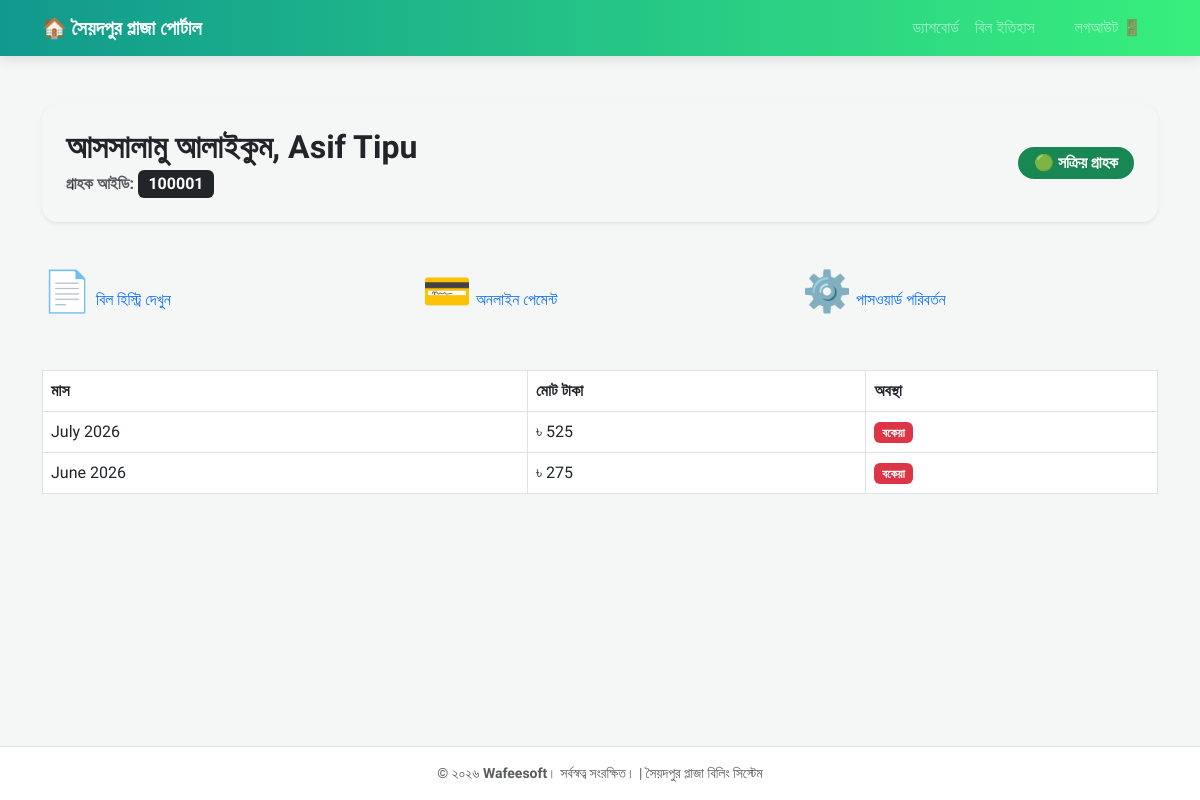
The app's page /customer/portal/dashboard (signed in) with its own data.
### tables this page shows
CREATE TABLE "bills" (
	"id"	INTEGER,
	"bill_no"	TEXT,
	"customer_id"	INTEGER,
	"meter_no"	TEXT,
	"owner_name"	TEXT,
	"bill_month"	TEXT,
	"plaza_name"	TEXT,
	"floor_no"	TEXT,
	"block_no"	TEXT,
	"shop_no"	TEXT,
	"bill_issue_date"	TEXT,
	"due_date"	TEXT NOT NULL,
	"curr_reading_date"	TEXT,
	"prev_reading_date"	TEXT,
	"current_reading"	REAL DEFAULT 0.0,
	"previous_reading"	REAL DEFAULT 0.0,
	"units_consumed"	REAL DEFAULT 0.0,
	"energy_charge"	REAL DEFAULT 0.0,
	"demand_charge"	REAL DEFAULT 0.0,
	"misc_charge"	REAL DEFAULT 0.0,
	"principal_amount"	REAL DEFAULT 0.0,
	"vat"	REAL DEFAULT 0.0,
	"current_month_total"	REAL DEFAULT 0.0,
	"arrears"	REAL DEFAULT 0.0,
	"total_payable"	INTEGER,
	"late_fee"	REAL DEFAULT 0.0,
	"total_payable_after_due"	INTEGER,
	"note_1"	TEXT,
	"note_2"	TEXT,
	"note_3"	TEXT,
	"is_locked"	INTEGER DEFAULT 0,
	"status"	TEXT DEFAULT 'Unpaid',
	"paid_amount"	REAL DEFAULT 0.0,
	"payment_date"	TEXT,
	"payment_method"	TEXT,
	"received_by"	TEXT,
	"prepared_by"	TEXT,
	PRIMARY KEY("id" AUTOINCREMENT),
	FOREIGN KEY("customer_id") REFERENCES "customers"("customer_id")
);

### app.py (the view)
@app.route('/customer/portal/dashboard')
def customer_dashboard():
    if 'customer_id' not in session:
        return redirect(url_for('customer_login'))
    conn = get_db_connection()
    c_id = session['customer_id']
    cust = conn.execute('SELECT * FROM customers WHERE customer_id=?', (c_id,)).fetchone()
    bills = conn.execute('SELECT * FROM bills WHERE customer_id=? ORDER BY id DESC', (c_id,)).fetchall()
    conn.close()
    return render_template('customer_dashboard.html',
                           id=c_id,
                           name=session['customer_name'],
                           cust=cust,
                           bills=bills)

### app.py (called while the page is built)
def get_db_connection():
    conn = sqlite3.connect(DB_PATH)
    conn.row_factory = sqlite3.Row
    return conn

@app.context_processor
def inject_user_role():
    username = session.get('username', 'Guest')
    user_role = session.get('user_role', 'None')
    return dict(username=username, user_role=user_role)

### templates/customer_dashboard.html (shortened to what this page needs)
{% extends 'customer_layout.html' %}
{% block content %}
<div class="welcome-card shadow-sm border-0 rounded-4 p-4 mt-4">
    <div class="row align-items-center">
        <div class="col-md-8">
            <h2 class="fw-bold text-dark mb-1">আসসালামু আলাইকুম, {{ name }}</h2>
            <p class="text-muted mb-0 fw-semibold">গ্রাহক আইডি: <span class="badge bg-dark fs-6">{{ id }}</span></p>
        </div>
        <div class="col-md-4 text-md-end mt-3 mt-md-0">
            {% if cust and cust.connection_status == 'Active' %}
                <span class="badge bg-success p-2 px-3 fs-6 rounded-pill">🟢 সক্রিয় গ্রাহক</span>
            {% else %}
                <span class="badge bg-danger p-2 px-3 fs-6 rounded-pill">🔴 সংযোগ বিচ্ছিন্ন</span>
            {% endif %}
        </div>
    </div>
</div>
<div class="row g-4 mt-3 mb-5">
    <div class="col-md-4">
        <a href="{{ url_for('customer_view_bills') }}" class="portal-btn btn-view-bill text-decoration-none">
            <span class="fs-1">📄</span>
            <span>বিল হিস্ট্রি দেখুন</span>
        </a>
    </div>
    <div class="col-md-4">
        <a href="{{ url_for('payment_portal') }}" class="portal-btn btn-pay-bill text-decoration-none">
            <span class="fs-1">💳</span>
            <span>অনলাইন পেমেন্ট</span>
        </a>
    </div>
    <div class="col-md-4">
        <a href="{{ url_for('customer_change_password') }}" class="portal-btn btn-settings text-decoration-none">
            <span class="fs-1">⚙️</span>
            <span>পাসওয়ার্ড পরিবর্তন</span>
        </a>
    </div>
</div>
<table class="table table-bordered">
    <thead>
        <tr>
            <th>মাস</th>
            <th>মোট টাকা</th>
            <th>অবস্থা</th>
        </tr>
    </thead>
    <tbody>
        {% for bill in bills %}
        <tr>
            <td>{{ bill.bill_month }}</td>
            <td>৳ {{ bill.total_payable }}</td>
            <td>
                {% if bill.status == 'Paid' %}
                    <span class="badge bg-success">পরিশোধিত</span>
                {% else %}
                    <span class="badge bg-danger">বকেয়া</span>
                {% endif %}
            </td>
        </tr>
        {% endfor %}
    </tbody>
</table>
{% endblock %}

### templates/customer_layout.html (style rules this page uses)
body { font-family: 'Hind Siliguri', sans-serif; background-color: #f4f7f6; display: flex; flex-direction: column; min-height: 100vh; }

### records on screen
bills: bill_month "July 2026", total_payable "525", status "বকেয়া"
bills: bill_month "June 2026", total_payable "275", status "বকেয়া"

### other values on screen
{{ name }} "Asif Tipu"
{{ id }} "100001"
